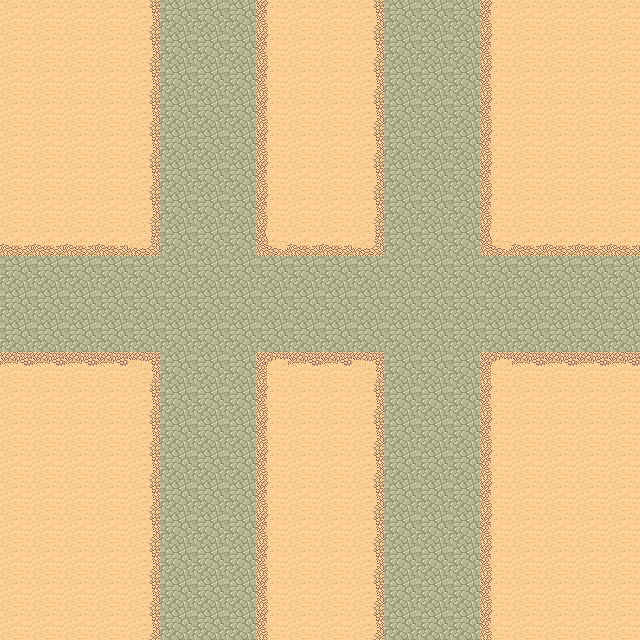

The image is a tile-based game level rendered from a .tmx file. Its description and source (layers, tilesets, objects; grid data summarised) follow:
An orthogonal 20x20 tile map with 32x32 px tiles, 2 tile layers (bgLayer, blockedLayer), 3 tilesets and 22 objects (8x signal, 8x zone, 6x startPoint).

<map version="1.0" orientation="orthogonal" renderorder="right-down" width="20" height="20" tilewidth="32" tileheight="32" nextobjectid="36">
 <tileset firstgid="1" name="tmw_desert_spacing" tilewidth="32" tileheight="32" spacing="1" margin="1">
  <image source="../images/tmw_desert_spacing.png" width="265" height="199" />
 </tileset>
 <tileset firstgid="49" name="car90" tilewidth="32" tileheight="32">
  <image source="../images/car90.png" width="32" height="32" />
 </tileset>
 <tileset firstgid="50" name="beam" tilewidth="16" tileheight="5">
  <image source="../images/beam.png" width="16" height="5" />
 </tileset>
 <layer name="bgLayer" width="20" height="20">
  <data>[400 cells, 400 non-empty, 2 distinct tile ids]</data>
 </layer>
 <layer name="blockedLayer" width="20" height="20">
  <data>[400 cells, 88 non-empty, 8 distinct tile ids]</data>
 </layer>
 <objectgroup name="objectsLayer">
  <object id="3" name="signal" gid="48" x="128" y="384">
   <properties>
    <property name="from" value="west" />
    <property name="lzId" value="1" />
    <property name="sprite" value="signal" />
    <property name="type" value="signal" />
   </properties>
  </object>
  <object id="5" name="startPoint" gid="49" x="0" y="342">
   <properties>
    <property name="from" value="west" />
    <property name="sprite" value="car" />
    <property name="type" value="carStart" />
   </properties>
  </object>
  <object id="9" name="zone" x="160" y="304" width="48" height="48">
   <properties>
    <property name="geometry" value="yes" />
    <property name="lzId" value="1" />
    <property name="type" value="zone" />
   </properties>
  </object>
  <object id="10" name="startPoint" gid="2147483697" x="608" y="297">
   <properties>
    <property name="from" value="east" />
    <property name="sprite" value="car" />
    <property name="type" value="carStart" />
   </properties>
  </object>
  <object id="11" name="signal" gid="48" x="256" y="256">
   <properties>
    <property name="from" value="east" />
    <property name="lzId" value="2" />
    <property name="sprite" value="signal" />
    <property name="type" value="signal" />
   </properties>
  </object>
  <object id="19" name="signal" gid="48" x="128" y="256">
   <properties>
    <property name="from" value="north" />
    <property name="lzId" value="3" />
    <property name="sprite" value="signal" />
    <property name="type" value="signal" />
   </properties>
  </object>
  <object id="20" name="signal" gid="48" x="256" y="384">
   <properties>
    <property name="from" value="south" />
    <property name="lzId" value="4" />
    <property name="sprite" value="signal" />
    <property name="type" value="signal" />
   </properties>
  </object>
  <object id="21" name="zone" x="208" y="304" width="48" height="48">
   <properties>
    <property name="geometry" value="yes" />
    <property name="lzId" value="4" />
    <property name="type" value="zone" />
   </properties>
  </object>
  <object id="22" name="zone" x="160" y="256" width="48" height="48">
   <properties>
    <property name="geometry" value="yes" />
    <property name="lzId" value="3" />
    <property name="type" value="zone" />
   </properties>
  </object>
  <object id="23" name="zone" x="208" y="256" width="48" height="48">
   <properties>
    <property name="geometry" value="yes" />
    <property name="lzId" value="2" />
    <property name="type" value="zone" />
   </properties>
  </object>
  <object id="24" name="startPoint" gid="49" x="169" y="32">
   <properties>
    <property name="from" value="north" />
    <property name="sprite" value="car" />
    <property name="type" value="carStart" />
   </properties>
  </object>
  <object id="25" name="startPoint" gid="49" x="215" y="640">
   <properties>
    <property name="from" value="south" />
    <property name="sprite" value="car" />
    <property name="type" value="carStart" />
   </properties>
  </object>
  <object id="26" name="signal" gid="48" x="480" y="256">
   <properties>
    <property name="from" value="east" />
    <property name="lzId" value="6" />
    <property name="sprite" value="signal" />
    <property name="type" value="signal" />
   </properties>
  </object>
  <object id="27" name="zone" x="384" y="256" width="48" height="48">
   <properties>
    <property name="geometry" value="yes" />
    <property name="lzId" value="7" />
    <property name="type" value="zone" />
   </properties>
  </object>
  <object id="28" name="zone" x="432" y="304" width="48" height="48">
   <properties>
    <property name="geometry" value="yes" />
    <property name="lzId" value="8" />
    <property name="type" value="zone" />
   </properties>
  </object>
  <object id="29" name="zone" x="432" y="256" width="48" height="48">
   <properties>
    <property name="geometry" value="yes" />
    <property name="lzId" value="6" />
    <property name="type" value="zone" />
   </properties>
  </object>
  <object id="30" name="zone" x="384" y="304" width="48" height="48">
   <properties>
    <property name="geometry" value="yes" />
    <property name="lzId" value="5" />
    <property name="type" value="zone" />
   </properties>
  </object>
  <object id="31" name="signal" gid="48" x="352" y="256">
   <properties>
    <property name="from" value="north" />
    <property name="lzId" value="7" />
    <property name="sprite" value="signal" />
    <property name="type" value="signal" />
   </properties>
  </object>
  <object id="32" name="signal" gid="48" x="352" y="384">
   <properties>
    <property name="from" value="west" />
    <property name="lzId" value="5" />
    <property name="sprite" value="signal" />
    <property name="type" value="signal" />
   </properties>
  </object>
  <object id="33" name="signal" gid="48" x="480" y="384">
   <properties>
    <property name="from" value="south" />
    <property name="lzId" value="8" />
    <property name="sprite" value="signal" />
    <property name="type" value="signal" />
   </properties>
  </object>
  <object id="34" name="startPoint" gid="49" x="438" y="640">
   <properties>
    <property name="from" value="south" />
    <property name="sprite" value="car" />
    <property name="type" value="carStart" />
   </properties>
  </object>
  <object id="35" name="startPoint" gid="49" x="395" y="32">
   <properties>
    <property name="from" value="north" />
    <property name="sprite" value="car" />
    <property name="type" value="carStart" />
   </properties>
  </object>
 </objectgroup>
</map>
